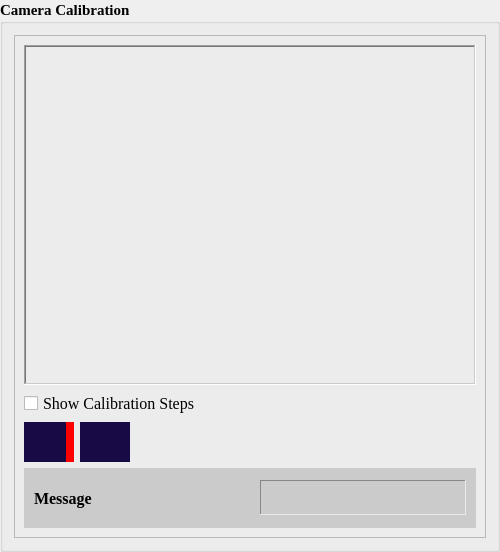
                            <widget class="QGroupBox" name="groupBox_10">
                             <property name="minimumSize">
                              <size>
                               <width>500</width>
                               <height>0</height>
                              </size>
                             </property>
                             <property name="font">
                              <font>
                               <family>Times New Roman</family>
                               <pointsize>11</pointsize>
                               <weight>75</weight>
                               <bold>true</bold>
                              </font>
                             </property>
                             <property name="toolTip">
                              <string>Camera Calibration</string>
                             </property>
                             <property name="title">
                              <string>Camera Calibration</string>
                             </property>
                             <layout class="QHBoxLayout" name="horizontalLayout_44">
                              <item>
                               <widget class="QFrame" name="frame_2">
                                <property name="minimumSize">
                                 <size>
                                  <width>0</width>
                                  <height>0</height>
                                 </size>
                                </property>
                                <property name="styleSheet">
                                 <string notr="true">QPushButton{
	border: None;
	background: #170a45;
	color: rgb(255, 255, 255);
}

QPushButton:hover{
	background: #3E9EF0; 
}

QPushButton:disabled{
	background: #8D8D8D; 
}

QPushButton:pressed{
	background: black; 
}
</string>
                                </property>
                                <property name="frameShape">
                                 <enum>QFrame::StyledPanel</enum>
                                </property>
                                <property name="frameShadow">
                                 <enum>QFrame::Raised</enum>
                                </property>
                                <layout class="QVBoxLayout" name="verticalLayout_10">
                                 <item>
                                  <widget class="QFrame" name="calibration_fram">
                                   <property name="minimumSize">
                                    <size>
                                     <width>0</width>
                                     <height>340</height>
                                    </size>
                                   </property>
                                   <property name="font">
                                    <font>
                                     <family>Times New Roman</family>
                                    </font>
                                   </property>
                                   <property name="toolTip">
                                    <string>Calibrate screen</string>
                                   </property>
                                   <property name="frameShape">
                                    <enum>QFrame::WinPanel</enum>
                                   </property>
                                   <property name="frameShadow">
                                    <enum>QFrame::Sunken</enum>
                                   </property>
                                   <layout class="QHBoxLayout" name="horizontalLayout_9">
                                    <property name="spacing">
                                     <number>5</number>
                                    </property>
                                    <property name="leftMargin">
                                     <number>5</number>
                                    </property>
                                    <property name="topMargin">
                                     <number>5</number>
                                    </property>
                                    <property name="rightMargin">
                                     <number>5</number>
                                    </property>
                                    <property name="bottomMargin">
                                     <number>5</number>
                                    </property>
                                    <item>
                                     <layout class="QHBoxLayout" name="horizontalLayout_16">
                                      <item>
                                       <widget class="QLabel" name="label_cam_setting_frame">
                                        <property name="text">
                                         <string/>
                                        </property>
                                       </widget>
                                      </item>
                                     </layout>
                                    </item>
                                   </layout>
                                  </widget>
                                 </item>
                                 <item>
                                  <layout class="QHBoxLayout" name="horizontalLayout_39">
                                   <item>
                                    <widget class="QCheckBox" name="checkBox_calib">
                                     <property name="font">
                                      <font>
                                       <family>Times New Roman</family>
                                       <pointsize>12</pointsize>
                                      </font>
                                     </property>
                                     <property name="toolTip">
                                      <string>Show Calibration Steps</string>
                                     </property>
                                     <property name="text">
                                      <string>Show Calibration Steps</string>
                                     </property>
                                    </widget>
                                   </item>
                                  </layout>
                                 </item>
                                 <item>
                                  <layout class="QHBoxLayout" name="horizontalLayout_42">
                                   <item>
                                    <widget class="QPushButton" name="camera_calib_btn">
                                     <property name="minimumSize">
                                      <size>
                                       <width>50</width>
                                       <height>40</height>
                                      </size>
                                     </property>
                                     <property name="maximumSize">
                                      <size>
                                       <width>80</width>
                                       <height>16777215</height>
                                      </size>
                                     </property>
                                     <property name="font">
                                      <font>
                                       <family>Times New Roman</family>
                                       <pointsize>8</pointsize>
                                       <weight>75</weight>
                                       <bold>true</bold>
                                      </font>
                                     </property>
                                     <property name="cursor">
                                      <cursorShape>PointingHandCursor</cursorShape>
                                     </property>
                                     <property name="toolTip">
                                      <string>Camera Connection</string>
                                     </property>
                                     <property name="styleSheet">
                                      <string notr="true">QPushButton{
	border-right: 8px solid red;
}
</string>
                                     </property>
                                     <property name="text">
                                      <string/>
                                     </property>
                                     <property name="icon">
                                      <iconset>
                                       <normaloff>Icons/power-button.png</normaloff>Icons/power-button.png</iconset>
                                     </property>
                                     <property name="iconSize">
                                      <size>
                                       <width>25</width>
                                       <height>25</height>
                                      </size>
                                     </property>
                                    </widget>
                                   </item>
                                   <item>
                                    <widget class="QPushButton" name="calib_btn">
                                     <property name="minimumSize">
                                      <size>
                                       <width>50</width>
                                       <height>40</height>
                                      </size>
                                     </property>
                                     <property name="maximumSize">
                                      <size>
                                       <width>80</width>
                                       <height>16777215</height>
                                      </size>
                                     </property>
                                     <property name="font">
                                      <font>
                                       <family>Times New Roman</family>
                                       <pointsize>8</pointsize>
                                       <weight>75</weight>
                                       <bold>true</bold>
                                      </font>
                                     </property>
                                     <property name="cursor">
                                      <cursorShape>PointingHandCursor</cursorShape>
                                     </property>
                                     <property name="toolTip">
                                      <string>Calibration</string>
                                     </property>
                                     <property name="text">
                                      <string/>
                                     </property>
                                     <property name="icon">
                                      <iconset>
                                       <normaloff>Icons/calib_org.png</normaloff>Icons/calib_org.png</iconset>
                                     </property>
                                     <property name="iconSize">
                                      <size>
                                       <width>25</width>
                                       <height>25</height>
                                      </size>
                                     </property>
                                    </widget>
                                   </item>
                                   <item>
                                    <spacer name="horizontalSpacer_4">
                                     <property name="orientation">
                                      <enum>Qt::Horizontal</enum>
                                     </property>
                                     <property name="sizeHint" stdset="0">
                                      <size>
                                       <width>40</width>
                                       <height>20</height>
                                      </size>
                                     </property>
                                    </spacer>
                                   </item>
                                  </layout>
                                 </item>
                                 <item>
                                  <widget class="QFrame" name="status_frame_2">
                                   <property name="minimumSize">
                                    <size>
                                     <width>0</width>
                                     <height>60</height>
                                    </size>
                                   </property>
                                   <property name="maximumSize">
                                    <size>
                                     <width>16777215</width>
                                     <height>16777215</height>
                                    </size>
                                   </property>
                                   <property name="font">
                                    <font>
                                     <family>Times New Roman</family>
                                    </font>
                                   </property>
                                   <property name="styleSheet">
                                    <string notr="true"> background: #CBCBCB;</string>
                                   </property>
                                   <property name="frameShape">
                                    <enum>QFrame::NoFrame</enum>
                                   </property>
                                   <property name="frameShadow">
                                    <enum>QFrame::Raised</enum>
                                   </property>
                                   <layout class="QHBoxLayout" name="horizontalLayout_32">
                                    <property name="spacing">
                                     <number>20</number>
                                    </property>
                                    <property name="leftMargin">
                                     <number>10</number>
                                    </property>
                                    <property name="topMargin">
                                     <number>10</number>
                                    </property>
                                    <property name="rightMargin">
                                     <number>10</number>
                                    </property>
                                    <property name="bottomMargin">
                                     <number>10</number>
                                    </property>
                                    <item>
                                     <layout class="QHBoxLayout" name="horizontalLayout_40">
                                      <item>
                                       <widget class="QLabel" name="label_14">
                                        <property name="maximumSize">
                                         <size>
                                          <width>16777215</width>
                                          <height>16777215</height>
                                         </size>
                                        </property>
                                        <property name="font">
                                         <font>
                                          <family>Times New Roman</family>
                                          <pointsize>12</pointsize>
                                          <weight>75</weight>
                                          <bold>true</bold>
                                         </font>
                                        </property>
                                        <property name="text">
                                         <string>Message</string>
                                        </property>
                                       </widget>
                                      </item>
                                      <item>
                                       <widget class="QLabel" name="msg_label_2">
                                        <property name="minimumSize">
                                         <size>
                                          <width>150</width>
                                          <height>35</height>
                                         </size>
                                        </property>
                                        <property name="maximumSize">
                                         <size>
                                          <width>16777215</width>
                                          <height>35</height>
                                         </size>
                                        </property>
                                        <property name="font">
                                         <font>
                                          <family>Times New Roman</family>
                                          <pointsize>12</pointsize>
                                          <weight>75</weight>
                                          <bold>true</bold>
                                         </font>
                                        </property>
                                        <property name="toolTip">
                                         <string>Message</string>
                                        </property>
                                        <property name="frameShape">
                                         <enum>QFrame::Panel</enum>
                                        </property>
                                        <property name="frameShadow">
                                         <enum>QFrame::Sunken</enum>
                                        </property>
                                        <property name="text">
                                         <string/>
                                        </property>
                                       </widget>
                                      </item>
                                     </layout>
                                    </item>
                                   </layout>
                                  </widget>
                                 </item>
                                </layout>
                               </widget>
                              </item>
                             </layout>
                            </widget>
